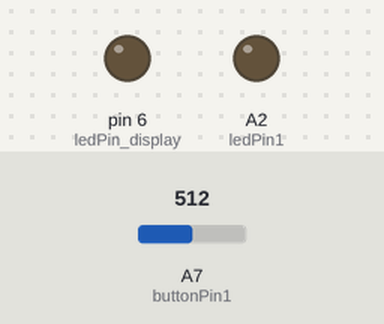
A sketch run on a simulated Arduino Nano, built for the host (arithmetic inside an expression is 32-bit, double 64-bit). Parts: output pins drawn as LEDs (lit = HIGH). The test bench sets the inputs (shaded band); at power-on: A7 (buttonPin1) = 512. Pins used as bus, display or sensor lines are not drawn; what the sketch prints to the serial monitor is not drawn.

Above: at 0.1 s.
At 62.6 s:
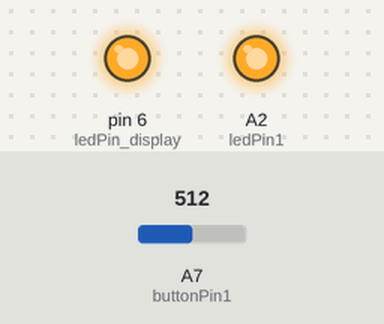
Timing chart, 0 to 125.0 s (numbered marks = the images above):
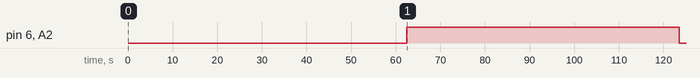

The sketch:

conotroller_ONOFFTest.ino
```cpp
#include <Wire.h>
#include <LIDARLite.h>


int triggerON = 0;
//int triggerOFF = false;

String versionNum = "conotroller_13";

boolean bDebug = true; //false;//

//-------------------debug button-------------------
int buttonPin1 = A7;

boolean bDebugMode = false;

int numReadings = 10;
int button1_readings[10];
int button1_index = 0;
unsigned int button1_total = 0;
int button1_value = 1000;
unsigned long buttonReadTimer;
int buttonReadDuration = 100; //read analog button every 100ms


int powerEnable_pin = A0;
//int powerEnable_pin = 2;
//int hotSwapFault_pin = A1;


//-----------------led panel-------------------
int ledPin_display = 6;        // big display
int maxBrightness = 255; // 160; //60;
int minBrightness = 0;
int panelBrightness = minBrightness;

//-----------------id leds-------------------
int ledPin1 = A2;            //small led on pcb
boolean led1_state = 0;
unsigned long led1_timer;

//-----------------Buzzer-------------------
//int sensorBuzzFreq[] = {
//  30, 300
//};
//int sensorBuzzDur[] = {
//  500, 100
//};
//int speakerPin = 9;

//-----------------LIDAR sensor-------------------
LIDARLite myLidarLite;
unsigned char addresses[] = {0x66,0x68};

int enableSensorPinsArraySize = 2; // The length of the array

int enableSensorPins[] = {
  2, A3
}; // Array of pins connected to the sensor Power Enable lines


int maxDistance = 350; //max read distance can be up to 40 m = 4000 cm

boolean bSensorsTriggered = false;
unsigned long triggerOnTimer;
int triggerOnDuration = 1000;
unsigned long triggerOffTimer;
int triggerOffDuration = 2000;

int LIDAR_numReadings = 10;
int LIDAR_readings[2][10];
int LIDAR_index[] = {0, 0};
int LIDAR_total[] = {0, 0};
int LIDAR_value[] = {1000, 1000};

//sometimes the LIDAR is blocking the loop() function with its while loop
//break while is it gets stuck
int i2cError = 0;
int LIDAR_i2cCount = 0;
int LIDAR_i2cMax = 3000;

//int minDistance = 50; //almost in cm
//int maxDistance = 270; //analog reading goes from 0 -1024

//-----------distance potentiometer
int distancePot_pin = A6;

#define potREADS 10
int potReads[potREADS];
int potReadsCnt = 0;

//boolean bPresent = false;
//#define READS 10 //50
//int sensorValues[READS];  // variable to store the value coming from the sensor
//int readsCnt;

//relays
int highPower_pin = 4; //switch 9-12v
int lowPower_pin = 8; //switch 6.5 - 5v
boolean bHighPower_state = false;
boolean bLowPower_state = false;

unsigned long relayTimer;

int relaySwitching_stage = 0;


boolean presentStage;
unsigned long presentTimer;

boolean switchToLow = true;
boolean switchToHigh = false;


void setup() {
  // declare the ledPin as an OUTPUT:
  if (bDebug) {
    Serial.begin(115200);
    Serial.println(versionNum);
  }

  //pinMode(speakerPin, OUTPUT);

  pinMode(ledPin_display, OUTPUT);
  pinMode(ledPin1, OUTPUT);

  // readsCnt = 0;
  pinMode(powerEnable_pin, OUTPUT);
  digitalWrite(powerEnable_pin, LOW);

  bHighPower_state = 0;
  bLowPower_state = 1;

  pinMode(highPower_pin, OUTPUT);
  pinMode(lowPower_pin, OUTPUT);

  digitalWrite(highPower_pin, bHighPower_state);
  digitalWrite(lowPower_pin, bLowPower_state);

  presentStage = 4;
  //delay(2000);

  relayTimer = millis();
  led1_timer = millis();

  presentTimer = millis();

  for (int i = 0; i < 2; i++) {
    pinMode(enableSensorPins[i], OUTPUT); // Pin to first LIDAR-Lite Power Enable line
  }
  //digitalWrite(enableSensorPins[0], HIGH);

  for (int i = 0; i < 2; i++) {
   // beep(speakerPin, sensorBuzzFreq[i], sensorBuzzDur[i]);
    delay(200);
  }

  delay(1000);
  myLidarLite.begin();
  myLidarLite.changeAddressMultiPwrEn(2,enableSensorPins,addresses,false);

  Serial.println("setup done");

}

void loop() {

  if (i2cError != 0) {

    Serial.print("i2cError ");
    Serial.print(i2cError);
    Serial.println();
    i2cError = 0;
  }
  bDebugMode = checkDebugMode();


  if(triggerON == 1000){
      bSensorsTriggered = true;
      Serial.println(triggerON);
      digitalWrite(powerEnable_pin, HIGH);
      delay(60000);
  }
  else if (triggerON == 2000){
      bSensorsTriggered = false;
      Serial.println(triggerON);
      delay(60000);
      triggerON = 0;
  }
  Serial.print("Count:" );
  Serial.print(triggerON);
  Serial.println();
  triggerON++;
////  if ( millis() > 1500 ) {
////    checkLIDAR();
//
//
//
//  else {
//    //digitalWrite(powerEnable_pin, HIGH);
//    //only check at start what we want the threshold distance to be set at
//    checkDistancePot();
//  }


  if (bDebugMode) {

    // check all the time what we want the threshold distance to be set at
   // checkDistancePot();
    //digitalWrite(powerEnable_pin, LOW);
    //   digitalWrite(ledPin1, HIGH);
  }
  else {

    //digitalWrite(powerEnable_pin, HIGH);
    //  digitalWrite(ledPin1, LOW);
  }

  //bSensorsTriggered =true;

  if (bSensorsTriggered) {
    digitalWrite(ledPin1, HIGH);

    if (presentStage == 4) {
      presentStage = 1;
    //ss  presentTimer = millis();
    }
    else {

    }
    //    switchToHigh = true;
    //    switchToLow = false;
    // presentStage = 1;

    //    ledBightness = map(temp_sensorVal, minDistance, maxDistance, 20 ,255);
    //    ledBightness = constrain(ledBightness, 20, 255);
    analogWrite(ledPin_display, maxBrightness);
    //digitalWrite(ledPin2,LOW);
  }
  else {
    digitalWrite(ledPin1, LOW);
    //    switchToHigh = false;
    //    switchToLow = true;
    //    presentTimer = millis();
    if (presentStage == 2) {
      presentStage = 3;
    //ss  presentTimer = millis();
    }
    else {

    }

    analogWrite(ledPin_display, minBrightness);
    //digitalWrite(ledPin2,HIGH);
  }
  // digitalWrite(ledPin_display, ledBightness);

if(bSensorsTriggered){
    bHighPower_state = 1;
}else{
  bHighPower_state = 0;
}

/*
  if (presentStage == 1) {
    //both = on
    if(bDebug){
      Serial.println("stage 1 on , on");
       Serial.println(presentTimer);
    }
    bHighPower_state = 1;
    bLowPower_state = 1;
    if (millis() - presentTimer > 500) {
      presentStage = 2;
    }
  }
  if (presentStage == 2) {
    //high = on
     if(bDebug) Serial.println("stage 2 high = on");
    bHighPower_state = 1;
    bLowPower_state = 0;
  }


  if (presentStage == 3) {
    //both = on
     if(bDebug) Serial.println("stage 3 on ,on ");
    bHighPower_state = 1;
    bLowPower_state = 1;
    if (millis() - presentTimer > 500) {
      presentStage = 4;
    }

  }
  if (presentStage == 4) {
    //low = on
     if(bDebug) Serial.println("stage 4 low is on");
    bHighPower_state = 0;
    bLowPower_state = 1;
  }
*/

  digitalWrite(highPower_pin, bHighPower_state);
  digitalWrite(lowPower_pin, HIGH); // bLowPower_state);

  // digitalWrite(ledPin1, bHighPower_state);
  //  digitalWrite(ledPin2,bLowPower_state);


}
```

analog_button.ino
```cpp
int check_button1(){

  int temp_pin = buttonPin1;
  // subtract the last reading:
  button1_total = button1_total - button1_readings[button1_index];
  //button1_total = constrain(button1_total,0,1023) ;
  // read from the sensor:
  button1_readings[button1_index] = analogRead(temp_pin);
  // add the reading to the total:
  button1_total = button1_total + button1_readings[button1_index];
  // advance to the next position in the array:
  button1_index = button1_index + 1;

  // if we're at the end of the array...
  if (button1_index >= numReadings)
    // ...wrap around to the beginning:
    button1_index = 0;

  // calculate the average:
  int average = button1_total / numReadings;
  // send it to the computer as ASCII digits
  //    Serial.println(average);

  return average;
}


boolean checkDebugMode(){
  boolean temp_bDebugMode = false;

  if(millis()-buttonReadTimer > buttonReadDuration){
    buttonReadTimer = millis();
    button1_value = check_button1();
  }
  if(button1_value < 20){
    temp_bDebugMode = true;
    //beep(speakerPin,sensorBuzzFreq[0],sensorBuzzDur[0]);
  }

  return temp_bDebugMode;
}
```

buzzer.ino
```cpp
void beep (unsigned char speakerPin, int frequencyInHertz, long timeInMilliseconds)     // the sound producing function
{
  int x;
  long delayAmount = (long)(1000000/frequencyInHertz);
  long loopTime = (long)((timeInMilliseconds*1000)/(delayAmount*2));

  for (x=0;x<loopTime;x++)
  {
    digitalWrite(speakerPin,HIGH);
    delayMicroseconds(delayAmount);
    digitalWrite(speakerPin,LOW);
    delayMicroseconds(delayAmount);

  }
}
```

distancePot.ino
```cpp
void setup_distancePot() {

}

void checkDistancePot() {

  potReads[potReadsCnt] = analogRead(distancePot_pin);
  potReadsCnt++;
  potReadsCnt = potReadsCnt % potREADS;

  int temp_sensorVal = 0;
  for (int i = 0; i < potREADS; i++) {
    temp_sensorVal += potReads[i];
  }
  maxDistance = temp_sensorVal / potREADS;
  maxDistance = map(maxDistance, 0, 1024, 0, 800); //max read distance can be up to 40 m = 4000 cm

  if (bDebug || millis() < 2000) {
    Serial.print("maxDistance ");
    Serial.println(maxDistance);
  }
}
```

relay_timing.ino
```cpp
void relay_switching(){

  if(relaySwitching_stage == 0 && millis() - relayTimer < 500){
    Serial.println("stage 1 high , high");
    bHighPower_state = 1;
    bLowPower_state = 1;
    relaySwitching_stage = 1;
  }

  if(relaySwitching_stage == 1 && millis() - relayTimer > 500 && millis() - relayTimer < 3000){
    Serial.println("stage 2 high , low");
    bHighPower_state = 1;
    bLowPower_state = 0;
    relaySwitching_stage = 2;
  }
  if(relaySwitching_stage == 2 && millis() - relayTimer >= 3000 && millis() - relayTimer < 3500){
    Serial.println("stage 3 high , high");
    bHighPower_state = 1;
    bLowPower_state = 1;
    relaySwitching_stage = 3;
  }
  if(relaySwitching_stage == 3 && millis() - relayTimer > 3500){
    Serial.println("stage 4 low , high");
    bHighPower_state = 0;
    bLowPower_state = 1;
    relaySwitching_stage = 4;
  }

  if(relaySwitching_stage == 4 &&millis() - relayTimer > 6000){
    Serial.println("stage 5 end");
    relayTimer = millis();
    relaySwitching_stage = 0;
  }


  digitalWrite(highPower_pin,bHighPower_state);
    digitalWrite(lowPower_pin,bLowPower_state);

    digitalWrite(ledPin1,bHighPower_state);
  //  digitalWrite(ledPin2,bLowPower_state);

}
```

Measured:
- by itself, pin 6 (ledPin_display), A2 (ledPin1): LOW → HIGH at 62.5 s, → LOW 61.0 s later
